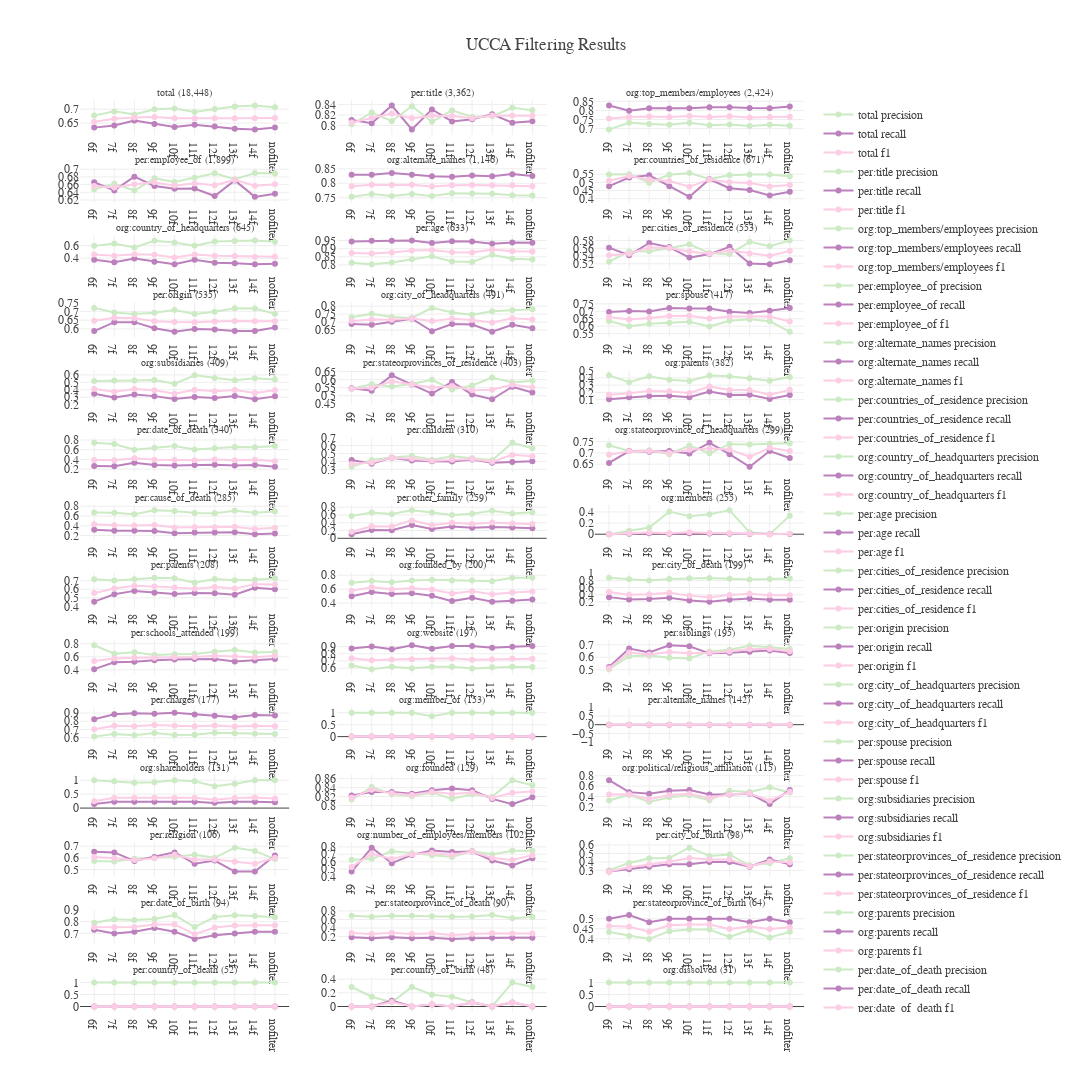

Here is the notebook cell this chart was saved with:
### Code cell
layout = go.Layout(
    title='UCCA Filtering Results',
    width=1500,
    height=3000,
    font=dict(family="Arial", size=12)
)

fig = make_subplots(
    rows=num_rows, 
    cols=num_columns,
    subplot_titles=list(titles),
)

not_interestes_in_result = fig['layout'].update(layout)


for ind, relation in enumerate(relations):
    
    row_num, column_num = divmod(ind,num_columns)
    
    column_num += 1
    row_num +=1 
    
    precision_results = []
    recall_results = []
    f1_results = []
    
    for filter_length in filter_lengths:
        precision_result = results_table[results_table.index ==relation][filter_length]['precision-{}'.format(filter_length)][0]
        recall_result = results_table[results_table.index ==relation][filter_length]['recall-{}'.format(filter_length)][0]
        f1_result = results_table[results_table.index ==relation][filter_length]['f1-{}'.format(filter_length)][0]
    
        precision_results.append(precision_result)
        recall_results.append(recall_result)
        f1_results.append(f1_result)
        
    fig.add_trace(
        go.Scatter(
            x=filter_lengths,
            y=precision_results,
            name='{} precision'.format(relation),
            line=dict(color='#CCEBC5')),
        row=row_num,
        col=column_num)        

    fig.add_trace(
        go.Scatter(
            x=filter_lengths,
            y=recall_results,
            name='{} recall'.format(relation),
            line=dict(color='#BC80BD')),
        row=row_num,
        col=column_num)        

    fig.add_trace(
        go.Scatter(
            x=filter_lengths,
            y=f1_results,
            name='{} f1'.format(relation),
            line=dict(color='#FCCDE5')),
        row=row_num,
        col=column_num)        

    
        
for i in fig['layout']['annotations']:
    i['font'] = dict(family="Arial", size=10)

    

fig.show()
